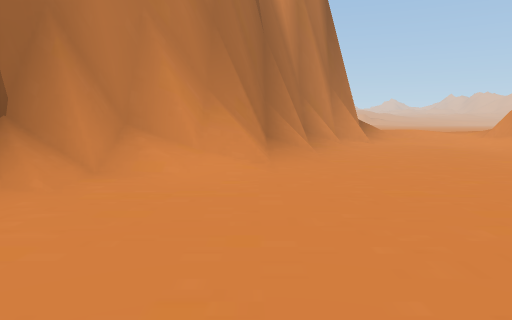
view 1 (above)

24 first-person views from a walk through a scene from a Unity 3-D project. The camera is 1.2 m above the floor, tilts 6° down and sees 70° across. The floor is counted in squares, 2 m on a side. Each view is taken from the middle of a square. On the plan, view 1 faces up. The plan holds only what a view shows up to about 10 squares ahead; the rest is blank. The place goes on beyond the plan. Some surface patterns are stand-ins.

view 2
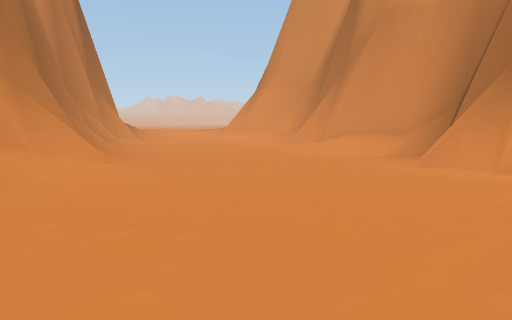

view 3
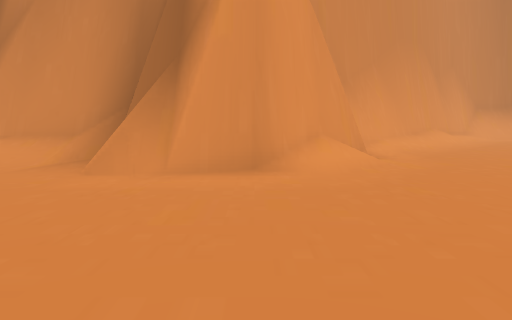

view 4
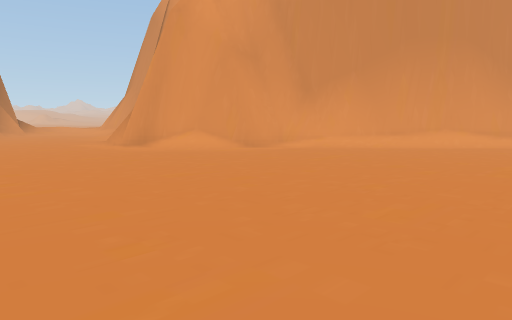

view 5
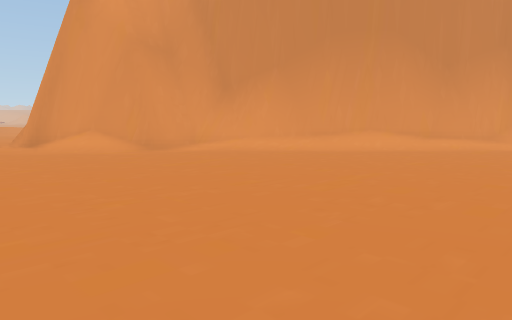

view 6
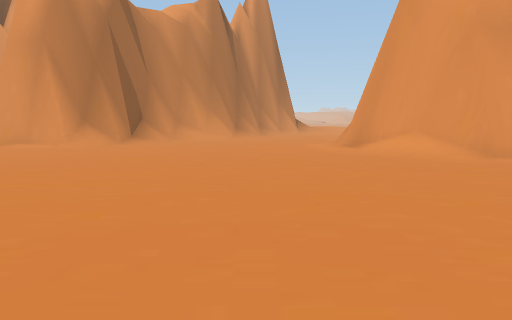

view 7
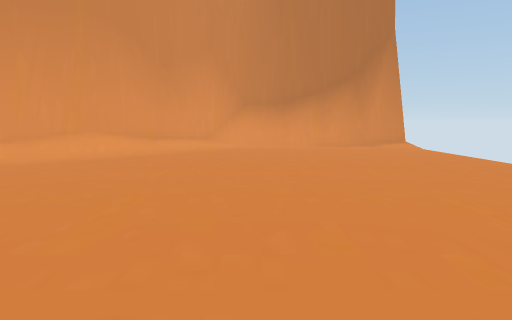

view 8
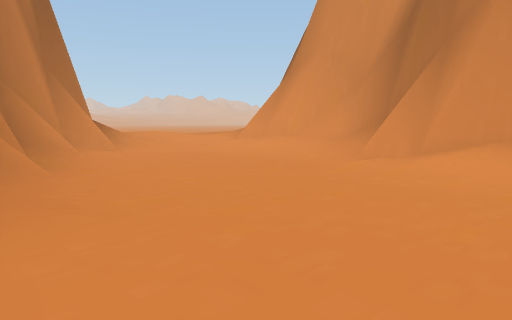

view 9
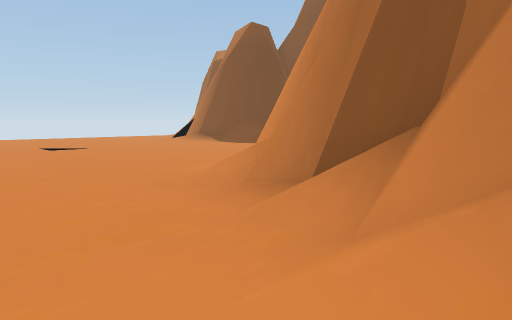

view 10
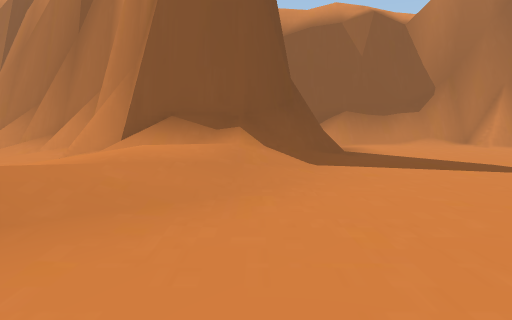

view 11
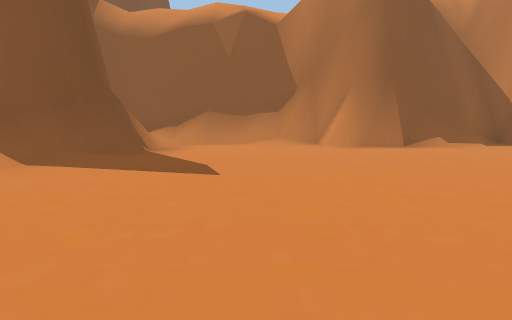

view 12
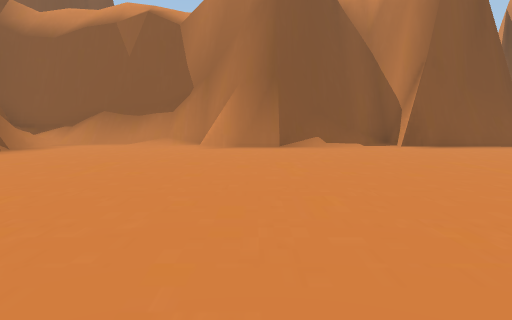

view 13
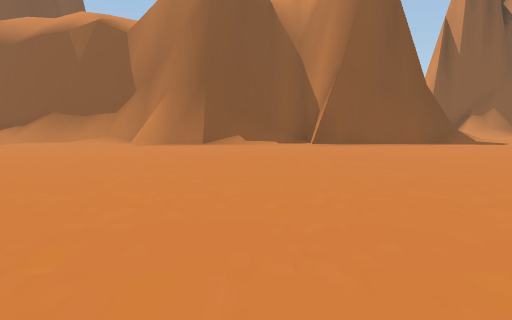

view 14
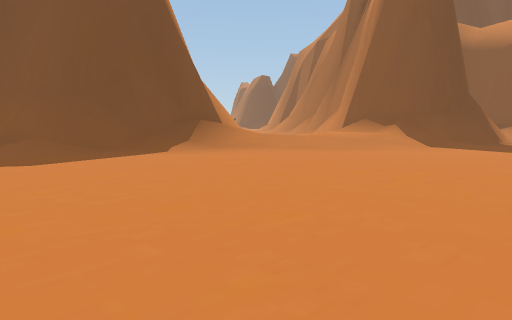

view 15
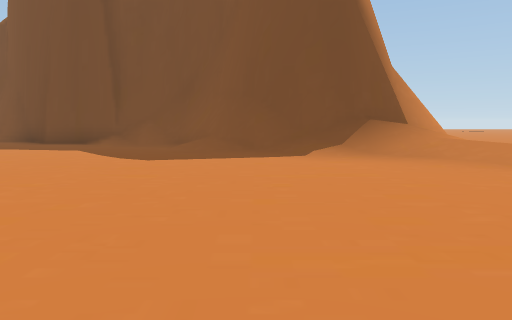

view 16
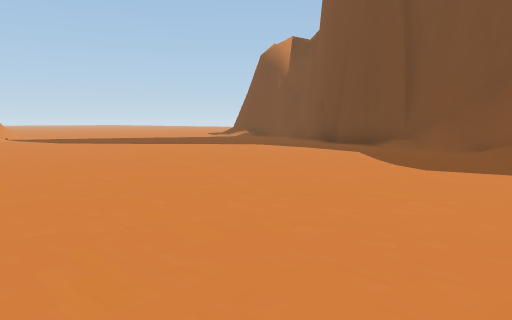

view 17
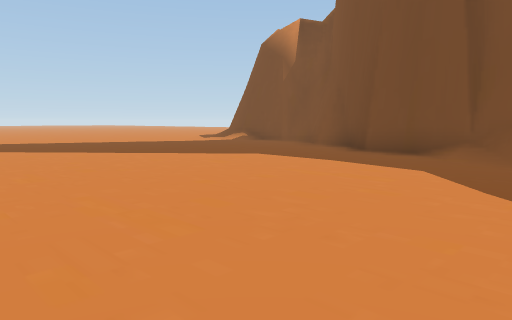

view 18
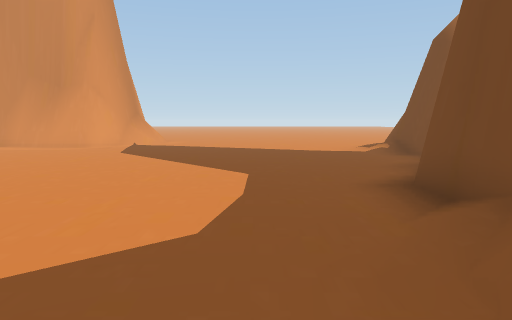

view 19
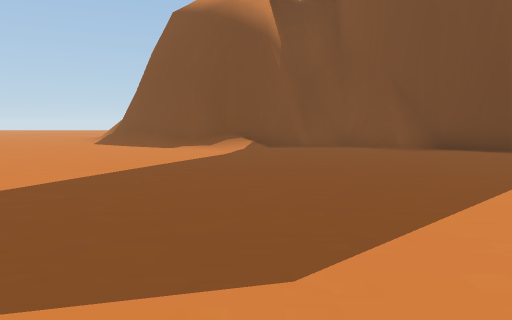

view 20
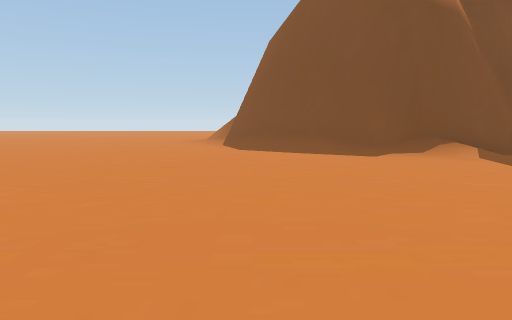

view 21
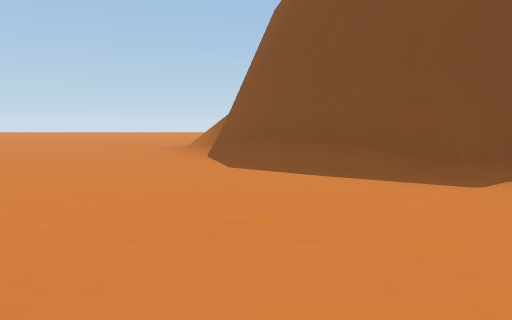

view 22
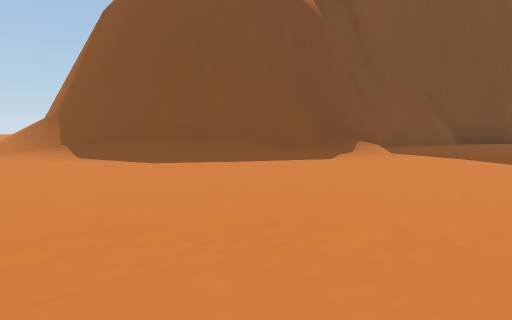

view 23
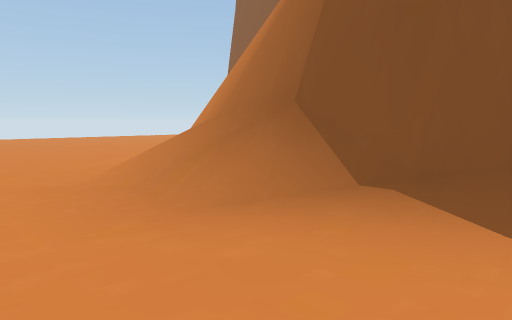

view 24
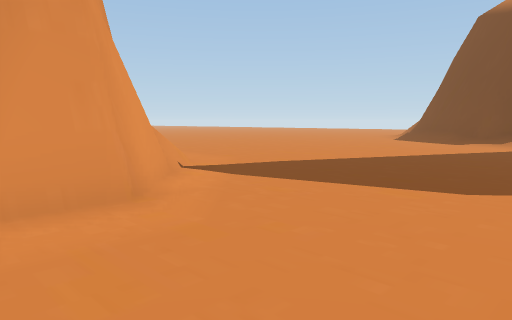

### Floor plan
Key: @ floor where view 1 was taken; # wall or solid block; . floor; / step, stairs or slope; = window, fence, low wall or low ledge.
Columns run from 3 left of view 1 to 28 right of it. Each row starts with its distance up from view 1.
 27   #....
 26   ##.....
 25   ##......
 24   ##........
 23   #/.........
 22   #/..........
 21   #/.........
 20   ##.........
 19   ##........
 18   #/........
 17   //.............
 16   /..............      ...#
 15   /.......................##
 14   //##=.................../#
 13      ##//..................//
 12      ##////...................
 11      ##/////....................
 10     ###///////..................
  9     ##/./#####/.................
  8    ##/...##  ##//...............
  7   ##/....#    #####.............
  6   ##/....#        ###...........
  5 ###/....##          ######/.....
  4 ##//....##               ##/....
  3 #/......#                 ##/...
  2 #.....###                  ##/..
  1 ......##                    #/..
  0 ...@..##                    #/..
 -1 .......###                  #/..
 -2 ........###                  ..
 -3 ..........##                ...
 -4 ...........##              ....
 -5 ............##            .....
 -6 .............##           ....
 -7   ............#            ...
 -8   ............#             ..
 -9     ..........#

Positions as (right, up) in squares from view 1, and headings:
1: (0, 0), facing up
2: (-2, 0), facing up-right
3: (-1, 0), facing right
4: (-1, -8), facing up-right
5: (1, -9), facing up-right
6: (1, -8), facing up
7: (2, -8), facing right
8: (0, 3), facing up-right
9: (0, 5), facing down-left
10: (9, 13), facing left
11: (9, 17), facing left
12: (9, 20), facing left
13: (10, 22), facing left
14: (13, 17), facing down-left
15: (10, 17), facing down
16: (10, 16), facing down-right
17: (12, 14), facing down-right
18: (11, 9), facing right
19: (21, 14), facing down
20: (25, 12), facing down
21: (25, 9), facing down
22: (28, 9), facing down-left
23: (28, 3), facing down-left
24: (20, 16), facing down-right
